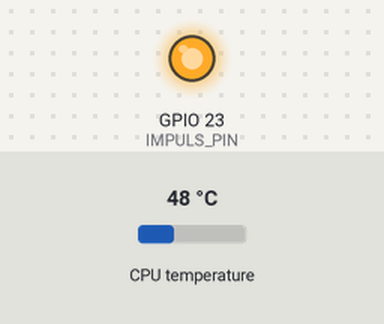
Recording of a program running on a simulated Raspberry Pi (BCM pin numbers). Shown: output pins drawn as LEDs (lit = HIGH). Inputs (shaded band) come from the test bench; at power-on: CPU temperature 48 °C. What the program prints to the terminal is not drawn.

Above: at 0.1 s.
Timing chart, 0 to 1.6 s (numbered marks = the images above):
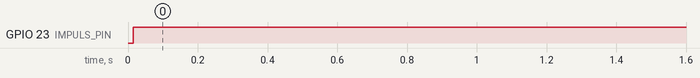

Measured:
- by itself, GPIO 23 (IMPULS_PIN): LOW → HIGH at 0.02 s

The program:

main.py
```python
#!/usr/bin/env python
import RPi.GPIO as GPIO
import time
import os


IMPULS_PIN = 23  # Pin leading to transitor
SLEEP_TIME = 20  # Sleept time till next temperatur mesurement
MAX_CPU_TEMP = 45  # Temperatur cooler starts
STOP_CPU_TEMP = 30  # Temperatur cooler stops

GPIO.setmode(GPIO.BCM)
GPIO.setwarnings(False)


def get_cpu_temperature():
    temp = os.popen("vcgencmd measure_temp").readline()
    return float(temp.replace("temp=", "").replace("'C\n", ""))


def main():

    # Init
    GPIO.setup(IMPULS_PIN, GPIO.OUT)
    GPIO.output(IMPULS_PIN, False)

    while True:
        cpu_temp = get_cpu_temperature()
        print(cpu_temp)
        if cpu_temp >= MAX_CPU_TEMP:
            GPIO.output(IMPULS_PIN, True)
        if cpu_temp < STOP_CPU_TEMP:
            GPIO.output(IMPULS_PIN, False)
        time.sleep(SLEEP_TIME)


if __name__ == "__main__":
    main()
```
